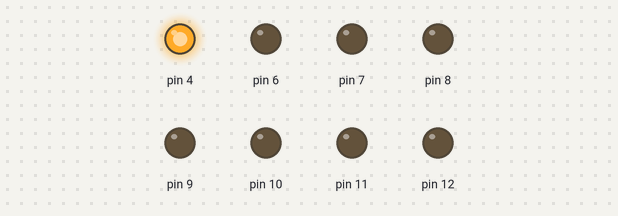
This sketch was run on a simulated Arduino Uno, built with avr-gcc and run on an emulated ATmega328P. Parts: output pins drawn as LEDs (lit = HIGH).

Above: at 0.05 s.
At 0.45 s:
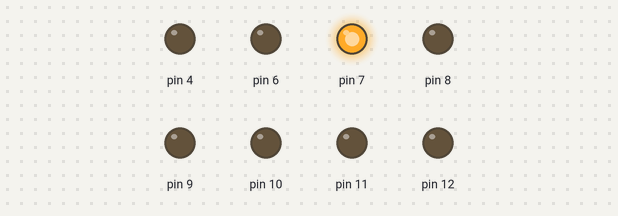
At 0.85 s:
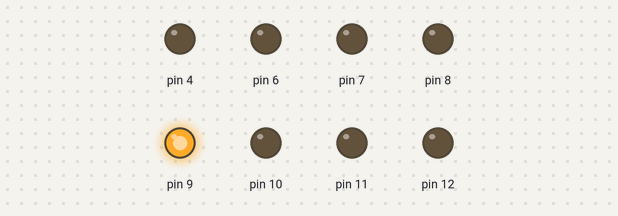
At 1.85 s:
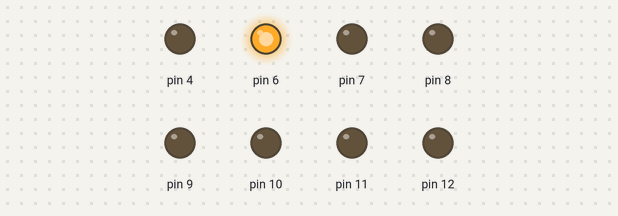
At 2.65 s:
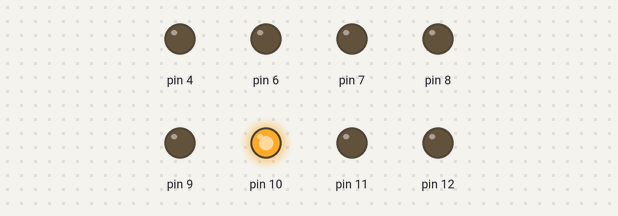
At 3.55 s:
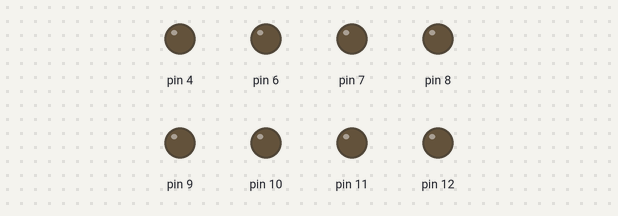
Timing chart, 0 to 3.9 s (numbered marks = the images above):
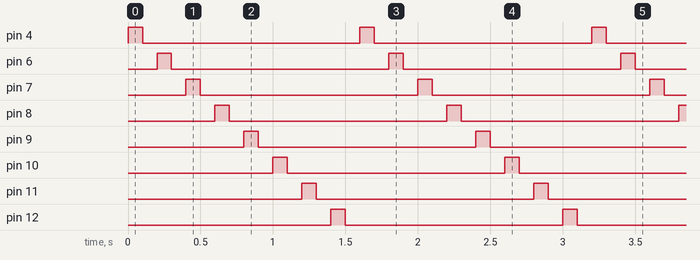

Measured:
- by itself, pin 4, pin 6–12: alternates HIGH for 0.10 s and LOW for 1.5 s
- by itself, everything shown: repeats every 1.6 s, in 16 steps

The sketch:

sketch_feb27b.ino
```cpp
int blink = 100; //delay value in milleseconds

void setup() {
  // put your setup code here, to run once:
  pinMode(4,OUTPUT);
  pinMode(6,OUTPUT);
  pinMode(7,OUTPUT);
  pinMode(8,OUTPUT);
  pinMode(9,OUTPUT);
  pinMode(10,OUTPUT);
  pinMode(11,OUTPUT);
  pinMode(12,OUTPUT);
}

void loop() {
  // LEDs blink one at a time going in order down the row
  digitalWrite(4, HIGH);
  delay(blink);
  digitalWrite(4, LOW);
  delay(blink);

  digitalWrite(6,HIGH);
  delay(blink);
  digitalWrite(6,LOW);
  delay(blink);

  digitalWrite(7,HIGH);
  delay(blink);
  digitalWrite(7,LOW);
  delay(blink);

  digitalWrite(8,HIGH);
  delay(blink);
  digitalWrite(8,LOW);
  delay(blink);

  digitalWrite(9,HIGH);
  delay(blink);
  digitalWrite(9,LOW);
  delay(blink);

  digitalWrite(10,HIGH);
  delay(blink);
  digitalWrite(10,LOW);
  delay(blink);

  digitalWrite(11,HIGH);
  delay(blink);
  digitalWrite(11,LOW);
  delay(blink);

  digitalWrite(12,HIGH);
  delay(blink);
  digitalWrite(12,LOW);
  delay(blink);
}
```
